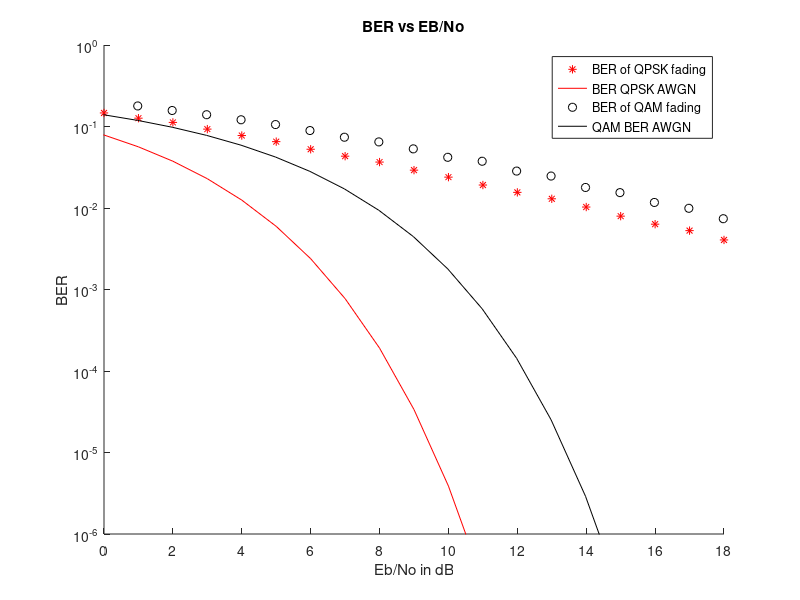

Reproduce this figure in MATLAB.
clc;clear;%close all;
NumberofBits = 36000;
Data=randi([0,1],[NumberofBits, 1]);
No = 10.^[-10:0.1:3];
%======================================================================%
% For Quadri-Phase Shift Keying (QPSK)
num_rep=1;

Data_rep=repelem(Data,num_rep);

% Interleaver
for i=1:16:length(Data_rep)
    temp=reshape(Data_rep(i:i+15), 4, 4)';
    Data_rep(i:i+15)=temp(:);
end


i=1;
SI=zeros(length(Data_rep)/2, 1);
SQ=zeros(length(Data_rep)/2, 1);
da=zeros(length(Data_rep)/2, 2);
Noise=sqrt(No/2).*randn(length(Data_rep)/2, length(No))+sqrt(No/2).*randn(length(Data_rep)/2, length(No))*j;
v1=randn(length(Data_rep)/2, 1);%+randn(length(Data_rep)/2, 1)*j;
v2=randn(length(Data_rep)/2, 1);%+randn(length(Data_rep)/2, 1)*j;
R=sqrt(v1.^2+v2.^2)/sqrt(2);
%R=normalize(sqrt(v1.^2+v2.^2)/sqrt(2));
% Mapper
for d=1:2:length(Data_rep),
    da(i, :)=Data_rep(d:d+1);

    if da(i, 1)==0,
        SI(i)=-1;
    else
        SI(i)=1;
    end

    if da(i, 2)==0,
        SQ(i)=-1;
    else
        SQ(i)=1;
    end

    i=i+1;
end
S_QPSK=SI+SQ*j;
X_QPSK=R.*(S_QPSK)+Noise;




QPSK_RX=zeros(length(Data_rep), length(No));
QPSK_RX(1:2:length(Data_rep), :)=real(X_QPSK.*(conj(R)./norm(R)))>0 ;
QPSK_RX(2:2:length(Data_rep), :)=imag(X_QPSK.*(conj(R)./norm(R)))>0;


for no=1:length(No)
    for i=1:16:size(QPSK_RX,1)
        temp=reshape(QPSK_RX(i:i+15, no), 4, 4)';
        QPSK_RX(i:i+15, no)=temp(:);
    end
end

if num_rep>1
    X=zeros(size(QPSK_RX, 1)/num_rep,size(QPSK_RX, 2), num_rep);
    s=size(QPSK_RX);
    for k=1:s(2)
      jj=1;
      for i=1:num_rep:s(1)
        X(jj, k, :)=QPSK_RX(i:i+num_rep-1, k);
        jj=jj+1;
      end
    end
    QPSK_RX=mode(X,3);
end

QPSK_BER=sum(QPSK_RX~=Data)/NumberofBits;

% Get average symbola dand bit energy
avg_symbol_energy=4*(1+1)/4;
Eb_QPSK=avg_symbol_energy/2;
theoritical_error_QPSK=1/2*erfc(sqrt(Eb_QPSK./No));
hold on
semilogy(10*log10(Eb_QPSK./No),QPSK_BER, 'r*');
semilogy(10*log10(Eb_QPSK./No),theoritical_error_QPSK, 'r');
hold off
title('BER vs EB/No');
xlabel('Eb/No in dB'); ylabel('BER');

% For Quadrature Amplitude Modulation (QAM)
i=1;
SI_QAM=zeros(length(Data_rep)/4, 1);
SQ_QAM=zeros(length(Data_rep)/4, 1);
da=zeros(length(Data_rep)/4, 4);
Noise=sqrt(No/2).*randn(length(Data_rep)/4, length(No))+sqrt(No/2).*randn(length(Data_rep)/4, length(No))*j;
v1=randn(length(Data_rep)/4, 1);%+randn(length(Data_rep)/4, 1)*j;
v2=randn(length(Data_rep)/4, 1);%+randn(length(Data_rep)/4, 1)*j;
R=sqrt(v1.^2+v2.^2)/sqrt(2);
%R=normalize(sqrt(v1.^2+v2.^2)/sqrt(2));

for d=1:4:length(Data_rep)
    da(i, :)=Data_rep(d:d+3);

    if da(i, 1)==0 && da(i, 2)==0,
        SI_QAM(i)=-3;
    elseif da(i, 1)==0 && da(i, 2)==1,
        SI_QAM(i)=-1;
    elseif da(i, 1)==1 && da(i, 2)==1,
        SI_QAM(i)=1;
    elseif da(i, 1)==1 && da(i, 2)==0,
        SI_QAM(i)=3;
    end

    if da(i, 3)==0 && da(i, 4)==0,
        SQ_QAM(i)=-3;
    elseif da(i, 3)==0 && da(i, 4)==1,
        SQ_QAM(i)=-1;
    elseif da(i, 3)==1 && da(i, 4)==1,
        SQ_QAM(i)=1;
    elseif da(i, 3)==1 && da(i, 4)==0,
        SQ_QAM(i)=3;
    end



    i=i+1;
end
S_QAM=SI_QAM+SQ_QAM*j;
X_QAM=R.*S_QAM+Noise;

avg_symbol_energy=(4*(3^2+3^2)+4*(1+1)+8*(3^2+1))/16;
Eb_QAM=avg_symbol_energy/4;
theoritical_error_QAM=3/8*erfc(sqrt(Eb_QAM./(2.5*No)));

QAM_RX=zeros(length(Data_rep), length(No));
QAM_RX(1:4:length(Data_rep), :)=real(X_QAM./R)>0;
QAM_RX(2:4:length(Data_rep), :)=abs(real(X_QAM./R))<2;

QAM_RX(3:4:length(Data_rep), :)=imag(X_QAM./R)>0;
QAM_RX(4:4:length(Data_rep), :)=abs(imag(X_QAM./R))<2;

for no=1:length(No)
    for i=1:16:size(QAM_RX,1)
        temp2=reshape(QAM_RX(i:i+15, no), 4, 4)';
        QAM_RX(i:i+15, no)=temp2(:);
    end
end

if num_rep>1
    Y=zeros(size(QAM_RX, 1)/num_rep,size(QAM_RX, 2), num_rep);
    q=size(QAM_RX);
    for k2=1:q(2)
      jj=1;
      for ii=1:num_rep:q(1)
        Y(jj, k2, :)=QAM_RX(ii:ii+num_rep-1, k2);
        jj=jj+1;
      end
    end
    QAM_RX=mode(Y,3);
end




QAM_BER=sum(QAM_RX~=Data)/NumberofBits;

hold on
semilogy(10*log10(Eb_QAM./No),QAM_BER, 'ko');
semilogy(10*log10(Eb_QAM./No),theoritical_error_QAM, 'k');
hold off
title('BER vs EB/No');
xlabel('Eb/No in dB'); ylabel('BER');




legend('BER of QPSK fading', 'BER QPSK AWGN', 'BER of QAM fading', 'QAM BER AWGN');

title('BER vs EB/No');
xlabel('Eb/No in dB'); ylabel('BER');
yticks(10.^[-6:1:0])
xticks([0:2:24])
ylim([10^-6 10^0])
xlim([0 18])
set(gca, 'YScale', 'log')
